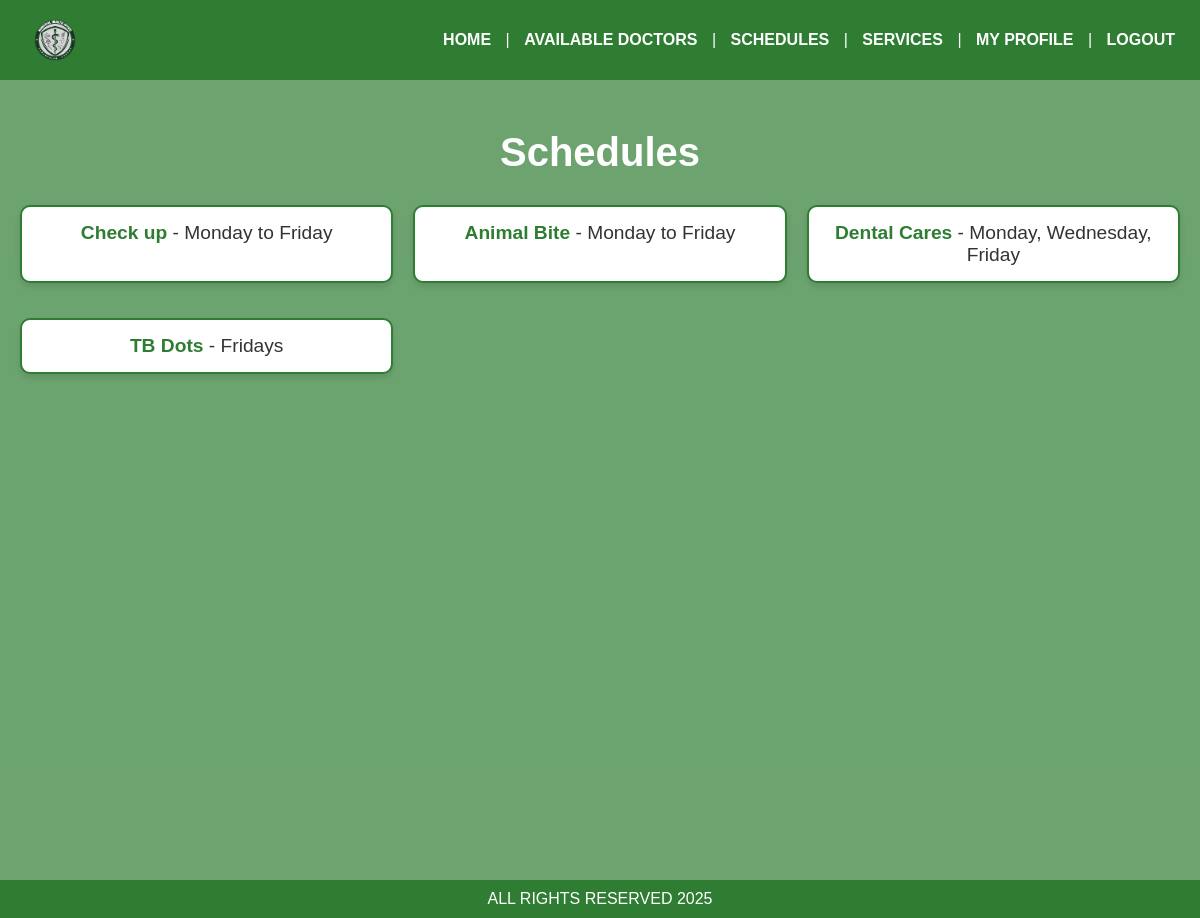
/schedules.php (signed in), run on an earlier commit of the app's database.
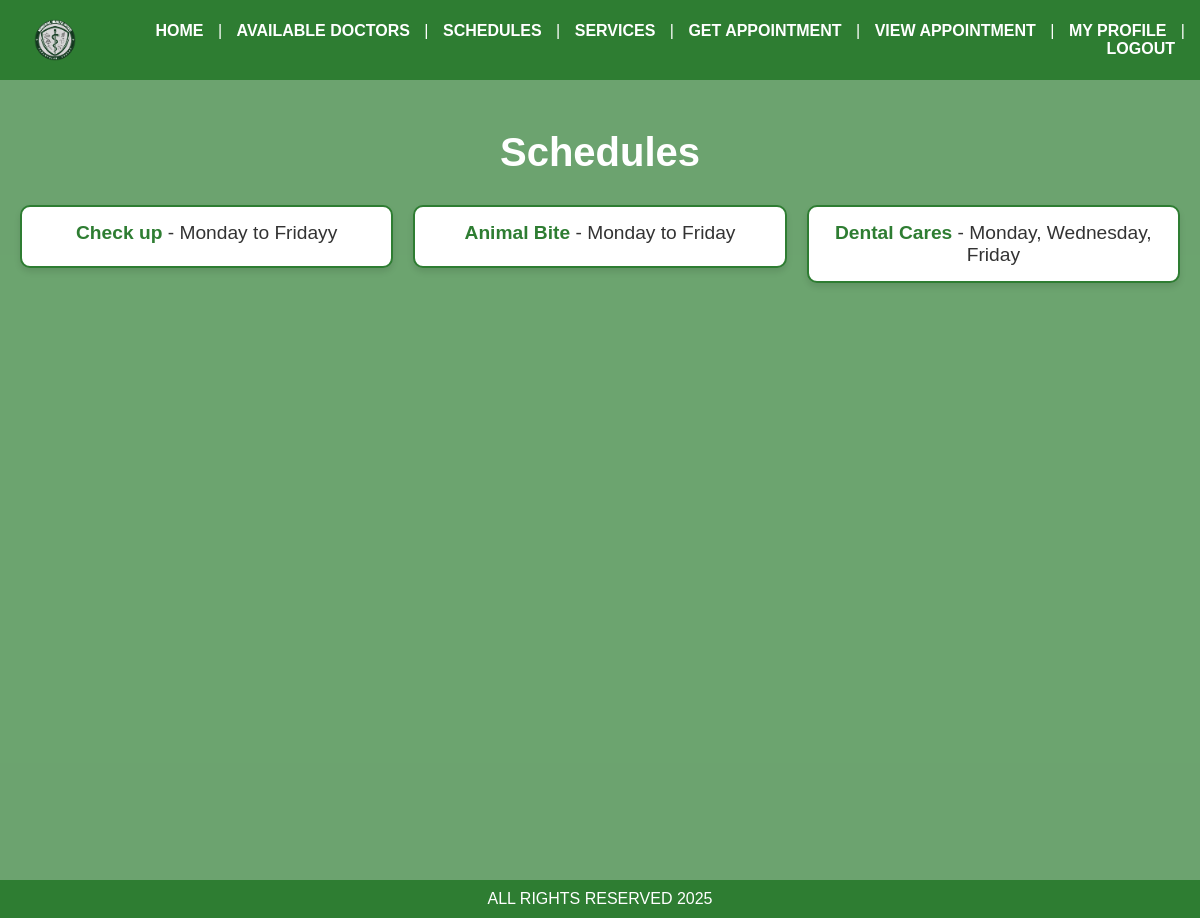
And on a later commit of the database.
### tables this page shows
CREATE TABLE `schedules` (
  `id` int(11) NOT NULL,
  `services` varchar(255) NOT NULL,
  `sched` varchar(255) NOT NULL
);

### functions.php (called while the page is built, shortened)
<?php
Class aSystem{
    private $server = "mysql:host=localhost; dbname=appointmentsystem";
    private $user = "root";
    private $pass = "";
    private $option = array(PDO::ATTR_ERRMODE=>PDO::ERRMODE_EXCEPTION, PDO::ATTR_DEFAULT_FETCH_MODE=>PDO::FETCH_ASSOC);
    public function openConnection(){
        try{
            $this->con = new PDO ($this->server, $this->user, $this->pass, $this->option);
            return $this->con;
        }catch(PDOExceptions $e){
            echo "There is some problems in the connection" . $e->getMessage();
        }
    }
    public function get_userdata(){
        if(isset($_SESSION['userdata'])){
            return $_SESSION['userdata'];
        }else{
            return null;
        }
    }
    public function show_scheds(){
        $connection = $this->openConnection();
        $stmt = $connection->prepare("SELECT * FROM schedules");
        $stmt->execute();
        $lists = $stmt->fetchall();
        $total = $stmt->rowCount();
        if($total>0){
            return $lists;
        }else{
            return FALSE;
        }
    }
}
$functions = new aSystem();
?>

### schedules.php (the view, shortened to what this page needs)
<?php
require_once('functions.php');
$services = $functions->show_scheds();
$userdata = $functions->get_userdata();
$status = $userdata['status'];
?>
<!DOCTYPE html>
<html lang="en">
<head>
</head>
<body>
    <div class="header">
        <img src="logo.png" alt="Logo">
        <nav>
            <a href="home.php">HOME</a> |
            <a href="available service.php">AVAILABLE DOCTORS</a> |
            <a href="schedules.php">SCHEDULES</a> |
            <a href="services.php">SERVICES</a> |
            <?php if($status === "approved"){ ?>
            <a href="get app.php">GET APPOINTMENT</a> |
            <a href="get app2.php">VIEW APPOINTMENT</a> |
            <?php } ?>
            <a href="profile_account.php">MY PROFILE</a> |
            <a href="logout.php">LOGOUT</a>
        </nav>
    </div>
    <div class="services">
        <h1>Schedules</h1>
        <div class="service-box">
        <?php foreach ($services as $service) { ?>
            <p><strong><?= $service['services']?>  </strong> - <?= $service['sched'] ?></p>
        <?php } ?>
        </div>
    </div>
    <footer>
        <div class="footer">
            <p>ALL RIGHTS RESERVED 2025</p>
        </div>
    </footer>
</body>
</html>

### schedules.php (style rules this page uses)
* { margin: 0; padding: 0; box-sizing: border-box; font-family: Arial, sans-serif; }
body { text-align: center; background: url('bg.png') center/cover no-repeat; min-height: 100vh; color: #333; }
.header { background-color: #2E7D32; padding: 15px; color: white; text-align: center; display: flex; align-items: center; justify-content: space-between; }
.header img { height: 50px; width: auto; margin-left: 15px; }
.header nav { text-align: right; flex-grow: 1; animation: slideRightToLeft 1s ease-in-out; }
.header a { color: white; text-decoration: none; margin: 0 10px; font-weight: bold; transition: color 0.3s, transform 0.3s; display: inline-block; }
.footer { background-color: #2E7D32; color: white; text-align: center; padding: 10px; width: 100%; }
.footer p { animation: slideUp 1s ease-in-out; }
.services { padding: 50px 20px; color: #333; background: rgba(46, 125, 50, 0.7); min-height: 800px; max-height: 1000px; justify-content: center; align-items: center; }
.services h1 { font-size: 2.5rem; margin-bottom: 30px; color: white; animation: fadeIn 1.5s ease-in-out forwards; }
.service-box { display: grid; grid-template-columns: repeat(auto-fill, minmax(300px, 1fr)); gap: 20px; max-width: 1200px; margin: 0 auto; animation: fadeIn 1.5s ease-in-out forwards; }
.service-box p { background-color: #ffffff; border: 2px solid #2E7D32; border-radius: 10px; padding: 15px; font-size: 1.2rem; color: #333; text-align: center; box-shadow: 0 4px 6px rgba(0, 0, 0, 0.1); transition: background-color 0.3s, transform 0.3s; }
.service-box p strong { font-weight: bold; color: #2E7D32; }
.service-box p:not(:last-child) { margin-bottom: 15px; }

What changed in the data, as far as the page shows it:
removed schedules: services "TB Dots", sched "Fridays"
changed schedules "Check up": sched "Monday to Friday" → "Monday to Fridayy"
Also different on the page:
text now shown: "GET APPOINTMENT | VIEW APPOINTMENT |"
